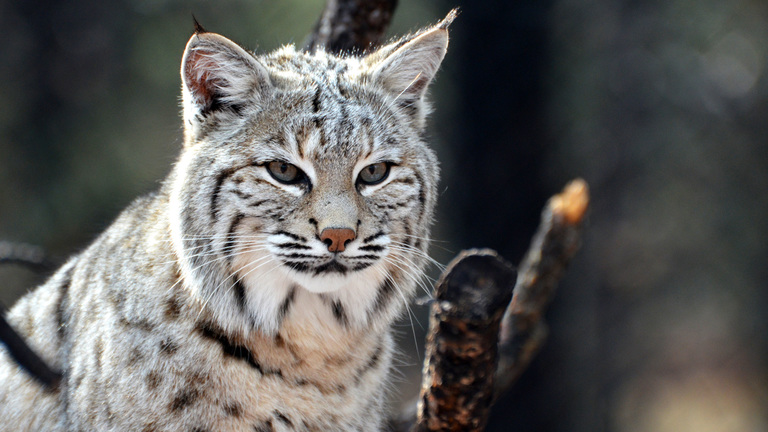
#> input picture input_image.JPG, 768 x 432 px
$ python index.py input_image.JPG out.png --k 3
#> lines starting #> are read from the running program, lines starting #| are printed output that depends on the picture
import argparse
import numpy as np
from PIL import Image

parser = argparse.ArgumentParser()
parser.add_argument("input")
parser.add_argument("output")
parser.add_argument("--k", type=int, required=True)
args = parser.parse_args()

img = Image.open(args.input).convert("L")
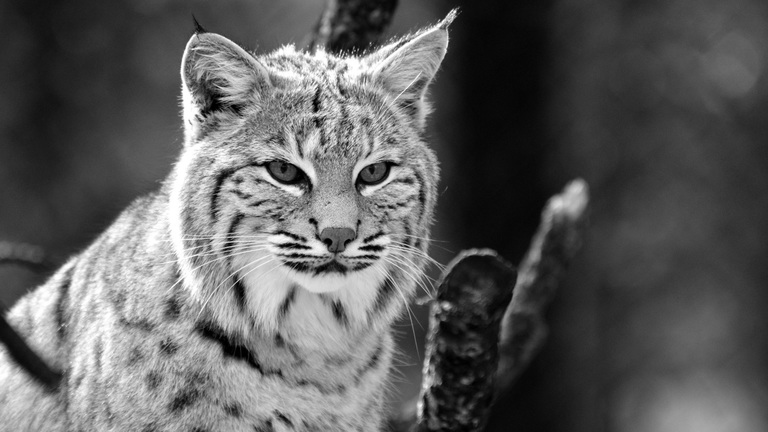
#> img: PIL image 768x432 L; min 0, max 255, mean 93
a = np.array(img)

u, s, vt = np.linalg.svd(a, full_matrices=False)
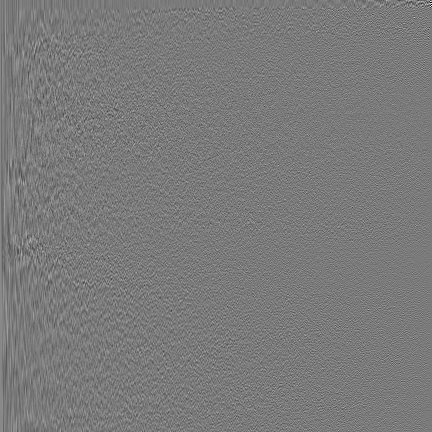
#> u: shape (432, 432) float64; min -0.478, max 0.515, mean 9.5e-05; drawn with min black and max white
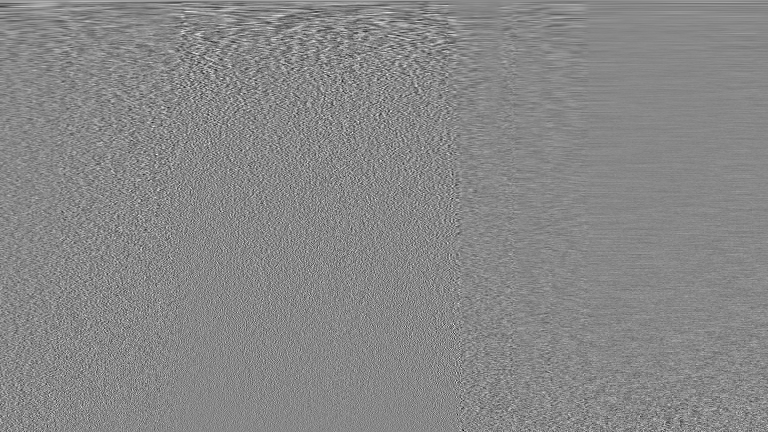
#> vt: shape (432, 768) float64; min -0.262, max 0.23, mean 5.7e-05; drawn with min black and max white
#> s = 432 values, max 60355 at index 0, min 5.01 at index 431, mean 610

k = args.k

if k < 1 or k > min(a.shape):
    raise ValueError(f"k must be between 1 and {min(a.shape)}")

compressed = (u[:, :k] * s[:k]) @ vt[:k, :]
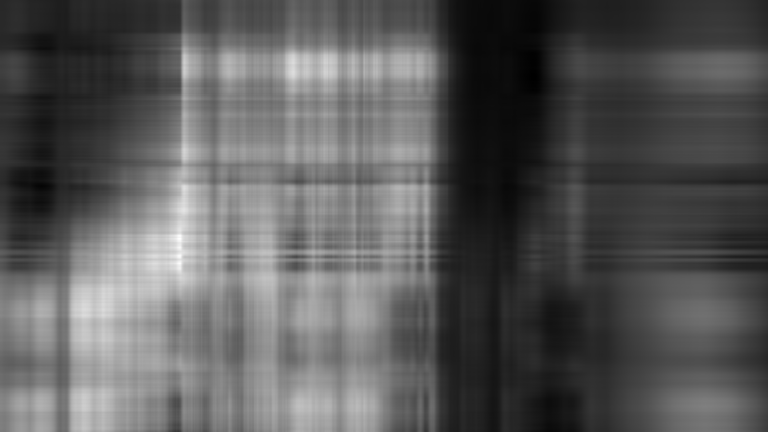
#> compressed: shape (432, 768) float64; min -6.07, max 273.7, mean 92.8; drawn with min black and max white
compressed = np.clip(compressed, 0, 255).astype(np.uint8)

Image.fromarray(compressed).save(args.output)

print(f"Compressed image saved to {args.output}")
